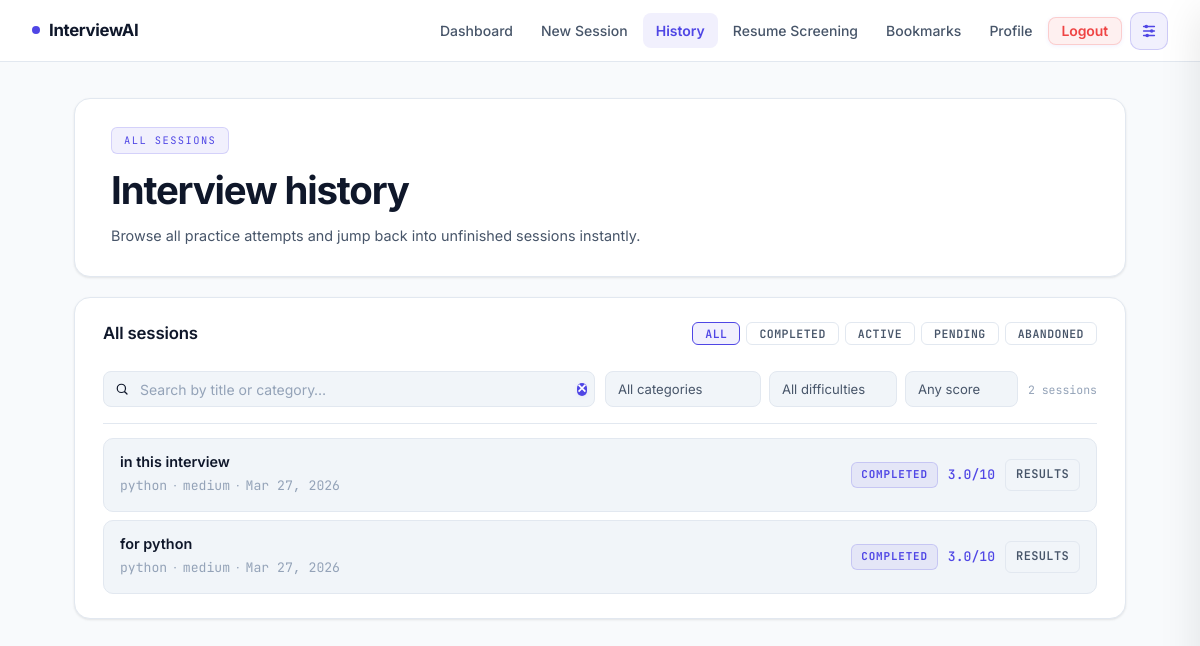
Screenshot of /history/ (signed in) with the database file from the repository.
### apps/interview/models.py (models this page shows, shortened)
class InterviewSession(models.Model):
    STATUS_CHOICES = [
        ('pending',   'Pending'),
        ('active',    'Active'),
        ('completed', 'Completed'),
        ('abandoned', 'Abandoned'),
    ]
    SESSION_TYPE_CHOICES = [
        ('standard', 'Standard'),
        ('mock',     'Mock Interview'),
    ]
    user             = models.ForeignKey(settings.AUTH_USER_MODEL, on_delete=models.CASCADE, related_name='sessions')
    title            = models.CharField(max_length=200, blank=True)
    category         = models.CharField(max_length=30, default='python')
    difficulty       = models.CharField(max_length=10, default='medium')
    session_type     = models.CharField(max_length=20, choices=SESSION_TYPE_CHOICES, default='standard')
    status           = models.CharField(max_length=20, choices=STATUS_CHOICES, default='pending')
    total_questions  = models.IntegerField(default=5)
    overall_score    = models.FloatField(null=True, blank=True)
    confidence_score = models.FloatField(null=True, blank=True)
    sentiment_score  = models.FloatField(null=True, blank=True)
    feedback_summary = models.TextField(blank=True)
    improvement_tips = models.JSONField(default=list)
    strengths        = models.JSONField(default=list)
    recommended_topics = models.JSONField(default=list)
    readiness        = models.CharField(max_length=30, blank=True)
    started_at       = models.DateTimeField(null=True, blank=True)
    ended_at         = models.DateTimeField(null=True, blank=True)
    created_at       = models.DateTimeField(auto_now_add=True)

### apps/interview/views.py (the view)
# urls.py: path('history/',                      history,         name='history'),
@login_required
def history(request):
    sessions = InterviewSession.objects.filter(user=request.user).order_by('-created_at')
    return render(request, 'interview/history.html', {'sessions': sessions})

### templates/interview/history.html (shortened to what this page needs)
{% extends 'base.html' %}
{% load static %}
{% block content %}
<section class="card page-hero reveal">
  <div class="hero-strip"><div class="hero-pill">All sessions</div></div>
  <h1>Interview history</h1>
  <p>Browse all practice attempts and jump back into unfinished sessions instantly.</p>
</section>
<section class="card section-pad reveal" data-page="history">
  {% if sessions %}
    <div class="history-head">
      <h3>All sessions</h3>
      <div class="filter-row" role="group" aria-label="Filter history">
        <button type="button" class="chip-filter is-active" data-filter="all">All</button>
        <button type="button" class="chip-filter" data-filter="completed">Completed</button>
        <button type="button" class="chip-filter" data-filter="active">Active</button>
        <button type="button" class="chip-filter" data-filter="pending">Pending</button>
        <button type="button" class="chip-filter" data-filter="abandoned">Abandoned</button>
      </div>
    </div>
    <div class="history-search-bar">
      <div class="history-search-input-wrap">
        <input type="text" id="history-search" placeholder="Search by title or category…" autocomplete="off">
        <button class="history-search-clear" id="history-search-clear" hidden aria-label="Clear search">✕</button>
      </div>
      <div class="history-filter-selects">
        <select id="history-cat-filter" class="history-select">
          <option value="">All categories</option>
        </select>
        <select id="history-diff-filter" class="history-select">
          <option value="">All difficulties</option>
        </select>
        <select id="history-score-filter" class="history-select">
          <option value="">Any score</option>
        </select>
      </div>
      <span class="history-result-count" id="history-result-count"></span>
    </div>
    <div class="recent-stack" id="history-stack">
      {% for s in sessions %}
        <article class="recent-item"
          data-status="{{ s.status }}"
          data-category="{{ s.category }}"
          data-difficulty="{{ s.difficulty }}"
          data-score="{{ s.overall_score|default:'' }}"
          data-title="{{ s.title|default:''|lower }}">
          <div class="recent-main">
            <h4>{{ s.title|default:'Untitled Session' }}</h4>
            <p>
              <span class="mono">{{ s.category }}</span>
              <span class="dot">·</span>
              <span class="mono">{{ s.difficulty }}</span>
              <span class="dot">·</span>
              <span class="mono">{{ s.created_at|date:'M d, Y' }}</span>
            </p>
          </div>
          <div class="recent-meta">
            <span class="badge {{ s.status }}">{{ s.status }}</span>
            {% if s.overall_score is not None %}
              <span class="recent-score">{{ s.overall_score|floatformat:1 }}/10</span>
            {% else %}
              <span class="recent-score muted">—</span>
            {% endif %}
            {% if s.status == 'completed' %}
              <a href="{% url 'results' s.id %}">Results</a>
            {% else %}
              <a href="{% url 'interview_room' s.id %}">Continue</a>
            {% endif %}
          </div>
        </article>
      {% endfor %}
    </div>
  {% else %}
    <div class="empty">
      <p>You haven't completed any sessions yet.</p>
      <a class="button" href="{% url 'new_interview' %}">Start your first interview →</a>
    </div>
  {% endif %}
</section>
{% endblock %}

### rows the page displays
InterviewSession: title "in this interview", category "python", difficulty "medium", created_at "Mar 27, 2026", status "COMPLETED", overall_score "3.0", shows "RESULTS"
InterviewSession: title "for python", category "python", difficulty "medium", created_at "Mar 27, 2026", status "COMPLETED", overall_score "3.0", shows "RESULTS"
